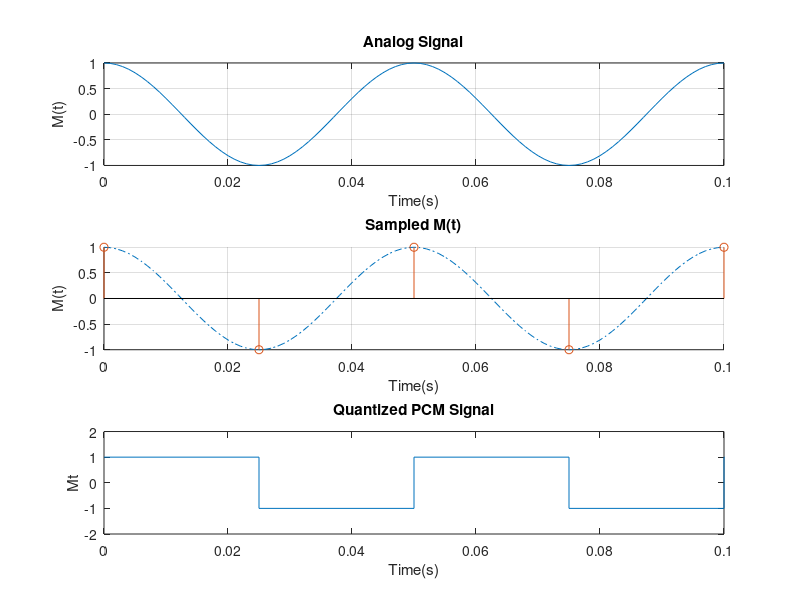
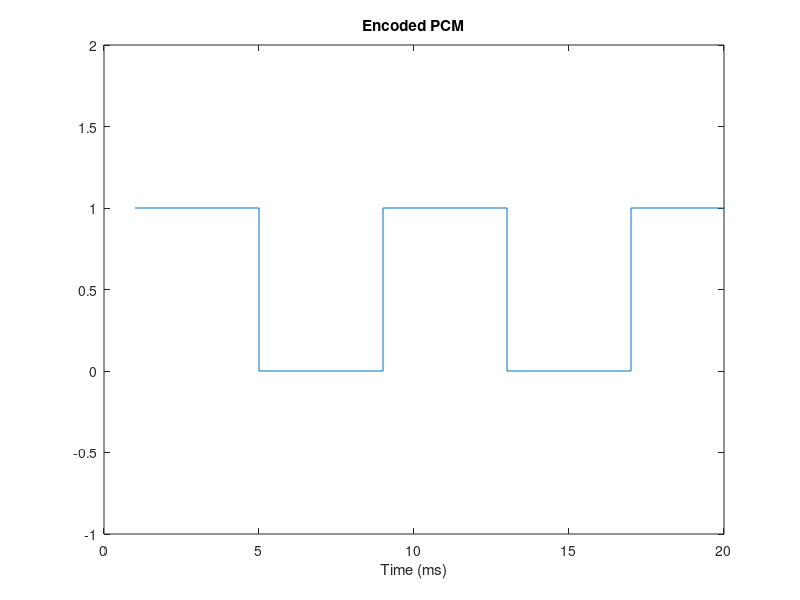
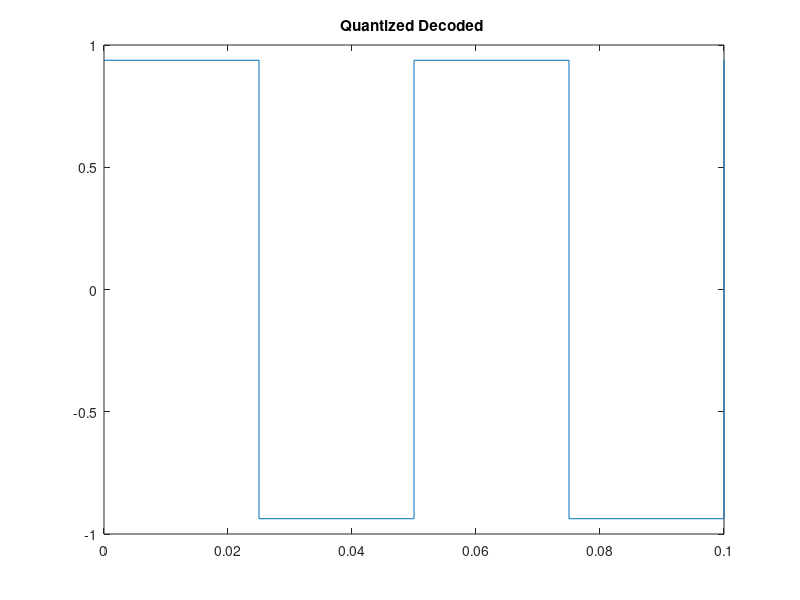

Here is the MATLAB script that generated these plots, in order:
clear; clc;
fm = 20;
Tm = 1/fm;
fs = 2*fm; % Sampling frequency
Ts = 1/fs; % Sampling time
L = 16; % Number of levels
n = 4; % Number of bits
t = 0:1/1000:2*Tm; % 2 cycles of the signals
t1 = 0:Ts:50*Tm;
%%                  (1)
mt = cos(2*pi*fm*t);
mt1 = cos(2*pi*fm*t1);
Vmax = max(mt);
Vmin = -Vmax;
StepSize = (Vmax-Vmin)/L;
figure(1);
subplot(3,1,1);
% Plotting the analog signal
plot(t,mt);
xlabel('Time(s)');
ylabel('M(t)');
title('Analog Signal');
grid;
% Plotting the sampled signal
subplot(3,1,2)
hold on
plot(t,mt,'-.');
stem(t1,mt1);
xlim([0 0.1])
ylabel('M(t)');
xlabel('Time(s)');
title('Sampled M(t)');
grid;
% Calculating the PCM using mid rise
InputValues = Vmin:StepSize:Vmax;
OutputValues = Vmin-StepSize/2:StepSize:Vmax+StepSize/2;
%This is a function that returns the quantized valus of the signal in array & the coded values for every single level
[Index,QuantizedValues] = quantiz(mt1,InputValues,OutputValues);
% Index is used for encoding while Quantized values is used to find the PCM
for i=1:length(QuantizedValues)
    if(QuantizedValues(1,i) == (Vmin-StepSize/2))
        QuantizedValues(1,i) = Vmin+StepSize/2;
    end
end
% Plotting Quantized PCM
subplot(3,1,3)
stairs(t1,mt1);
ylim([-2 2]);
xlim([0 0.1])
ylabel('Mt')
xlabel('Time(s)')
title('Quantized PCM Signal')
for i=1:length(Index)
    if(Index(i)~=0)
        Index(i) = Index(i)-1; % To make the values form
    end
end
Encodedbinarydummy = de2bi(Index,'left-msb'); % converts the index into binary values for encoding
c = 1;
figure(2)
for i=1:length(Index)
    for j=1:4
        Encodedbinary(c) = Encodedbinarydummy(i,j);
        c = c+1;
    end
end
stairs(Encodedbinary);
xlim([0 20])
ylim([-1 2])
xlabel('Time (ms)');
title('Encoded PCM');
% Reconstruction
Decoded = reshape(Encodedbinary,n,length(Encodedbinary)/n);
DecodedTrue = bi2de(Decoded,'left-msb');
DecodedQuantized=StepSize*Index+Vmin+(StepSize/2);
figure(3)
stairs(t1,DecodedQuantized);
xlim([0 0.1])
title('Quantized Decoded ')
BitRate = fs*n;
%%                  (2)